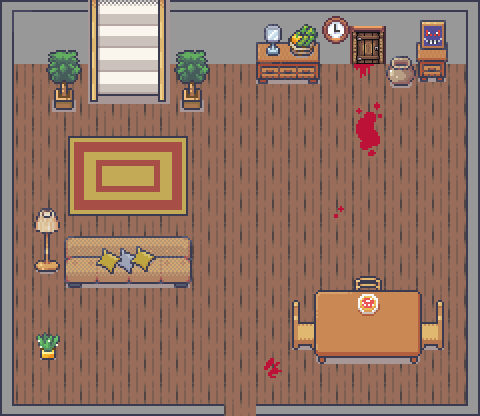

Tiled map render using the project's own tile images. Description and the whole map definition, tile-layer contents included, below:
An orthogonal 15x13 tile map with 32x32 px tiles, 6 tile layers (Tile Layer 1, Tile Layer 2, Tile Layer 3, Tile Layer 4, ...), 10 tilesets and 2 objects.

<map version="1.10" tiledversion="1.10.2" orientation="orthogonal" renderorder="right-down" width="15" height="13" tilewidth="32" tileheight="32" infinite="0" nextlayerid="11" nextobjectid="6">
 <tileset firstgid="1" source="houses.tsx" />
 <tileset firstgid="1025" source="Room_Builder_free_32x32.tsx" />
 <tileset firstgid="1416" source="witchtiles_2.tsx" />
 <tileset firstgid="1448" source="atlas_32x.tsx" />
 <tileset firstgid="2216" source="Interiors_free_32x32.tsx" />
 <tileset firstgid="3640" source="tf_ff_tileB_stone.tsx" />
 <tileset firstgid="3896" source="tileB_fortA.tsx" />
 <tileset firstgid="4152" source="tf_dd_B_2.tsx" />
 <tileset firstgid="4408" source="ruined_int_2.tsx" />
 <tileset firstgid="4496" source="blood2.tsx" />
 <layer id="1" name="Tile Layer 1" width="15" height="13">
  <data encoding="csv">
1251,1251,1251,1251,1251,1251,1251,1251,1074,1074,1074,1074,1074,1074,1074,
1251,1091,1091,1251,1251,1091,1091,1251,1251,1251,1251,1251,1251,1251,1091,
1251,1251,1251,1251,1251,1251,1251,1251,1251,1251,1251,1251,1251,1251,1251,
1251,1251,1251,1251,1251,1251,1251,1251,1251,1251,1251,1251,1251,1251,1251,
1251,1251,1251,1251,1251,1251,1251,1251,1251,1251,1251,1251,1251,1251,1251,
1251,1251,1251,1251,1251,1251,1251,1251,1251,1251,1251,1251,1251,1251,1251,
1251,1251,1251,1251,1251,1251,1251,1251,1251,1251,1251,1251,1251,1251,1251,
1251,1251,1251,1251,1251,1251,1251,1251,1251,1251,1251,1251,1251,1251,1251,
1251,1251,1251,1251,1251,1251,1251,1251,1251,1251,1251,1251,1251,1251,1251,
1251,1251,1251,1251,1251,1251,1251,1251,1251,1251,1251,1251,1251,1251,1251,
1251,1251,1251,1251,1251,1251,1251,1251,1251,1251,1251,1251,1251,1251,1251,
1251,1251,1251,1251,1251,1251,1251,1251,1251,1251,1251,1251,1251,1251,1251,
1251,1251,1251,1251,1251,1251,1251,1251,1251,1251,1251,1251,1251,1251,1251
</data>
 </layer>
 <layer id="2" name="Tile Layer 2" width="15" height="13">
  <data encoding="csv">
1074,1074,1074,1074,1074,1074,1074,1074,1074,1074,1074,1074,1074,1074,2147484720,
1091,2930,2931,1091,1091,2930,2931,1091,1091,1091,1091,774,1091,1091,2147484720,
2147484718,2946,2947,0,0,2946,2947,0,3181,3182,0,0,3288,3146,1070,
2147484718,2962,2963,0,0,2962,2963,0,0,0,0,4499,0,0,1070,
2147484718,0,0,0,0,0,0,0,0,0,0,4507,0,0,1070,
2147484718,0,0,0,0,0,0,0,0,0,0,0,0,0,1070,
2147484718,3124,0,0,0,0,0,0,0,0,0,0,0,0,1070,
2147484718,3140,3375,3377,3377,3376,0,0,0,0,0,0,0,0,1070,
2147484718,3156,3391,3393,3393,3392,0,0,0,0,0,2557,0,0,1070,
2147484718,0,0,0,0,0,0,0,0,2558,2377,2573,2378,2559,1070,
2147484718,3000,0,0,0,0,0,0,0,2574,2393,2396,2394,2575,1070,
2147484718,3016,0,0,0,0,0,0,4506,0,2409,2412,2410,0,1070,
2147484718,1073742912,1073742912,1073742912,1073742912,1073742912,1073742912,0,1073742912,1073742912,1073742912,1073742912,1073742912,1073742912,1070
</data>
 </layer>
 <layer id="6" name="Tile Layer 3" width="15" height="13">
  <data encoding="csv">
1065,0,0,0,0,0,0,0,3133,3134,1760,1761,1762,0,1064,
2147484718,0,0,0,0,0,0,0,3149,3150,1808,0,1810,3130,0,
0,0,0,0,0,0,0,0,0,0,0,4501,0,0,0,
0,0,0,0,0,0,0,0,0,0,0,0,0,0,0,
0,0,0,0,0,0,0,0,0,0,0,0,0,0,0,
0,0,0,0,0,0,0,0,0,0,0,0,0,0,0,
0,0,0,0,0,0,0,0,0,0,4511,0,0,0,0,
0,0,0,0,0,0,0,0,0,0,0,0,0,0,0,
0,0,0,0,0,0,0,0,0,0,0,0,0,0,0,
0,0,0,0,0,0,0,0,0,2376,0,2380,0,2379,0,
0,0,0,0,0,0,0,0,0,2392,0,0,0,2395,0,
0,0,0,0,0,0,0,0,0,2408,0,0,0,2411,0,
3221226536,0,0,0,0,0,0,0,0,0,0,0,0,0,1073742888
</data>
 </layer>
 <layer id="7" name="Tile Layer 4" width="15" height="13">
  <data encoding="csv">
0,0,0,0,0,0,0,0,0,0,2100,0,0,3336,0,
0,0,0,0,0,0,0,0,0,0,2148,0,3272,3352,0,
0,0,0,0,0,0,0,0,0,0,0,0,0,0,0,
0,0,0,0,0,0,0,0,0,0,0,0,0,0,0,
0,0,0,0,0,0,0,0,0,0,0,0,0,0,0,
0,0,0,0,0,0,0,0,0,0,0,0,0,0,0,
0,3124,0,0,0,0,0,0,0,0,0,0,0,0,0,
0,3140,3375,3459,3460,3376,0,0,0,0,0,0,0,0,0,
0,3156,3391,3475,3476,3392,0,0,0,0,0,0,0,0,0,
0,0,0,0,0,0,0,0,0,0,0,2451,0,0,0,
0,0,0,0,0,0,0,0,0,0,0,0,0,0,0,
0,0,0,0,0,0,0,0,0,0,0,0,0,0,0,
0,0,0,0,0,0,0,0,0,0,0,0,0,0,0
</data>
 </layer>
 <layer id="8" name="Tile Layer 5" width="15" height="13">
  <data encoding="csv">
0,1088,1088,2305,2306,1088,1088,1088,1088,1088,1088,1088,1088,1088,0,
0,0,0,2321,2322,0,0,0,0,0,0,0,0,0,0,
0,0,0,2337,2338,0,0,0,0,0,0,0,0,0,0,
0,0,0,0,0,0,0,0,0,0,0,0,0,0,0,
0,0,0,0,0,0,0,0,0,0,0,0,0,0,0,
0,0,0,0,0,0,0,0,0,0,0,0,0,0,0,
0,0,0,0,0,0,0,0,0,0,0,0,0,0,0,
0,0,0,0,0,0,0,0,0,0,0,0,0,0,0,
0,0,0,0,0,0,0,0,0,0,0,0,0,0,0,
0,0,0,0,0,0,0,0,0,0,0,0,0,0,0,
0,0,0,0,0,0,0,0,0,0,0,0,0,0,0,
0,0,0,0,0,0,0,0,0,0,0,0,0,0,0,
0,0,0,0,0,0,0,0,0,0,0,0,0,0,0
</data>
 </layer>
 <layer id="9" name="Tile Layer 6" width="15" height="13">
  <data encoding="csv">
0,0,2307,0,0,2310,0,0,0,0,0,0,0,0,0,
0,0,2323,0,0,2326,0,0,0,0,0,0,0,0,0,
0,0,2339,0,0,2342,0,0,0,0,0,0,0,0,0,
0,0,2355,2356,2357,2358,0,0,0,0,0,0,0,0,0,
0,0,2463,2464,2465,2466,0,0,0,0,0,0,0,0,0,
0,0,2479,2480,2481,2482,0,0,0,0,0,0,0,0,0,
0,0,2495,2496,2497,2498,0,0,0,0,0,0,0,0,0,
0,0,0,0,0,0,0,0,0,0,0,0,0,0,0,
0,0,0,0,0,0,0,0,0,0,0,0,0,0,0,
0,0,0,0,0,0,0,0,0,0,0,0,0,0,0,
0,0,0,0,0,0,0,0,0,0,0,0,0,0,0,
0,0,0,0,0,0,0,0,0,0,0,0,0,0,0,
0,0,0,0,0,0,0,0,0,0,0,0,0,0,0
</data>
 </layer>
 <objectgroup id="10" name="Object Layer 1">
  <object id="2" x="244.116" y="369.258">
   <properties>
    <property name="direction" value="" />
    <property name="player_spawn" value="" />
   </properties>
   <point />
  </object>
  <object id="3" x="300.887" y="145.713">
   <properties>
    <property name=" mom_spawn" value="" />
    <property name="direction" value="" />
   </properties>
   <point />
  </object>
 </objectgroup>
</map>
